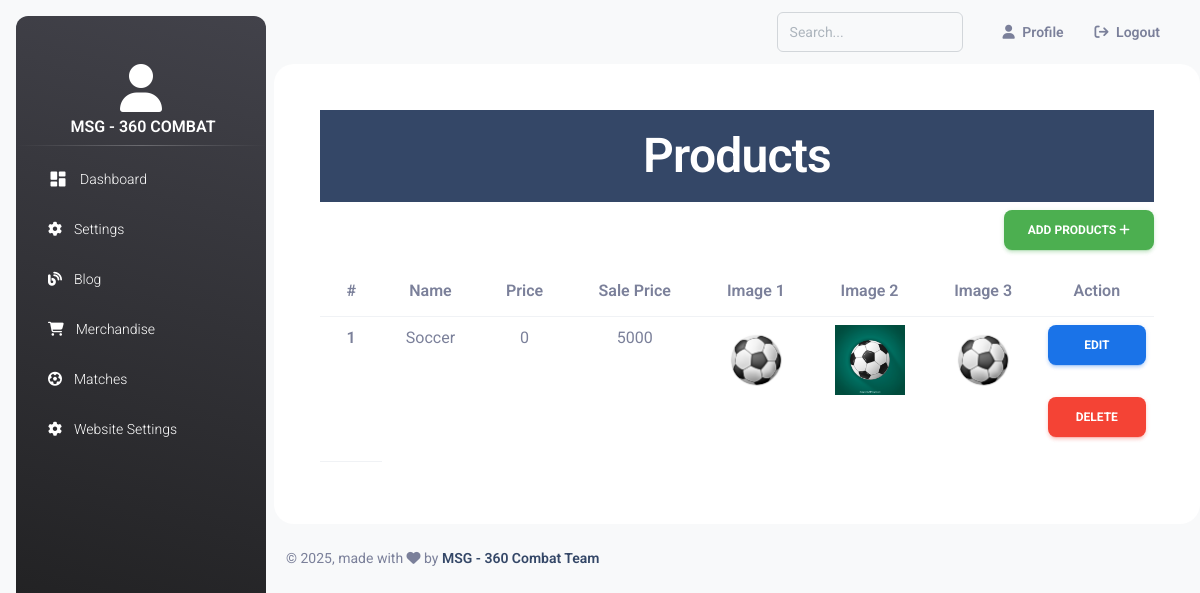
Screenshot of /admin/index.php?view_merch (signed in) with the database file from the repository.
### tables this page shows
CREATE TABLE `users` (
  `id` int(11) NOT NULL,
  `fullname` varchar(255) NOT NULL,
  `email` varchar(255) NOT NULL,
  `username` varchar(255) NOT NULL,
  `password` varchar(255) NOT NULL,
  `contact` varchar(255) NOT NULL,
  `date_created` datetime NOT NULL DEFAULT current_timestamp() ON UPDATE current_timestamp(),
  `status` int(11) NOT NULL,
  `role` int(11) NOT NULL
);

CREATE TABLE `merchandise` (
  `merchandise_id` int(11) NOT NULL,
  `p_cat_id` int(11) NOT NULL,
  `name` varchar(255) NOT NULL,
  `description` text NOT NULL,
  `mrp` varchar(255) NOT NULL,
  `price` varchar(255) NOT NULL,
  `image_1` varchar(255) NOT NULL,
  `image_2` varchar(255) NOT NULL,
  `image_3` varchar(255) NOT NULL,
  `sale_status` int(11) NOT NULL,
  `p_status` int(11) NOT NULL,
  `date` datetime NOT NULL DEFAULT current_timestamp() ON UPDATE current_timestamp()
);

### admin/view_merch.php (the view, shortened to what this page needs)
<?php
if(isset($_GET['type']) && $_GET['type']=="edit" && isset($_GET['id'])){
    $id = $_GET['id'];
    $select = mysqli_query($con,"SELECT * FROM `merchandise` WHERE `merchandise_id`='$id'");
    $row_edit = mysqli_fetch_assoc($select);
    $status = '';
    if($row_edit['p_status'] ==="1"){
$status = '
<select name="p_status" class="form-control" id="">
<option value="1" selected >Active</option>
<option value="1" >DeActive</option>
    </select>
';
    }elseif($row_edit['p_status']==="0"){
        $status = '
        <select name="p_status" class="form-control" id="">
        <option value="1"  >Active</option>
        <option value="1" selected >DeActive</option>
            </select>
        ';
    }else{
        $status = '';
    }
    if($row_edit['sale_status'] ==="1"){
        $s_status = '
        <select name="s_status" class="form-control" id="">
        <option value="1" selected >Active</option>
        <option value="1" >DeActive</option>
            </select>
        ';
            }elseif($row_edit['sale_status']==="0"){
                $s_status = '
                <select name="s_status" class="form-control" id="">
                <option value="1"  >Active</option>
                <option value="1" selected >DeActive</option>
                    </select>
                ';
            }else{
                $s_status = '';
            }
    ?>
<div class="container-fluid" style="background-color:white; color:black; border-radius:20px; padding:5%;">
<h1 class="text-center text-white">Edit Product</h1><a href="index.php?view_merch" class="btn btn-success" style="float:right;">View Products  <i class="fa-solid fa-eye"></i></a>
<br>
<form action="includes/function.php" method="post" enctype="multipart/form-data">
<input type="hidden" value="<?php echo $id ?>" name="id">
<div class="row">
  <div class="col mt-2">
    <label for="" class="form-label">Product Name</label>
    <input type="text" value="<?php echo $row_edit['name'] ?>" style="background:white;" class="form-control" name="p_name" required placeholder="Merch Name">
  </div>
  <div class="col mt-2">
  <label for="" class="form-label ">Product Price</label>
  <input type="number" value="<?php echo $row_edit['price'] ?>" style="background:white;" name="p_price" class="form-control" required placeholder="price">
  </div>
</div>
<div class="row">
    <div class="col mt-2">
    <label for="" class="form-label">Product Description</label>
<textarea style="background:white;" class="form-control w-100" name="des" id="" cols="30" placeholder="Type here Description" rows="10"><?php echo $row_edit['description'] ?></textarea>
    </div>
</div>
<div class="row">
    <div class="col mt-2">
    <label for="" class="form-label">Product Sale Price (Optional)</label>
    <input style="background:white;" value="<?php echo $row_edit['mrp'] ?>" type="number" class="form-control w-100" name="mrp_price" value="0" placeholder="Merch Name">
    </div>
    <div class="col mt-2">
    <label for="" class="form-label">Sale price Status</label>
    <?php echo $s_status; ?>
    </div>
    <div class="col mt-2">
    <label for="" class="form-label">Product Status</label>
  <?php echo $status ?>
    </div>
</div>
<div class="row">
    <div class="col mt-2">
    <label for="" class="form-label">Product Image 1</label>
    <input type="file" value="<?php echo $row_edit['image_1'] ?>" name="pic1" class="form-control" >
    <img src="../require/images/<?php echo $row_edit['image_1'] ?>" width="100%" height="200px" alt="">
    </div>
    <div class="col mt-2">
    <label for="" class="form-label">Product Image 2</label>
    <input type="file" value="<?php echo $row_edit['image_2'] ?>" name="pic2" class="form-control"  >
    <img src="../require/images/<?php echo $row_edit['image_2'] ?>" width="100%" height="200px" alt="">
    </div>
    <div class="col mt-2">
    <label for="" class="form-label">Product Image 3</label>
    <input type="file" value="<?php echo $row_edit['image_3'] ?>" name="pic3" class="form-control"  >
    <img src="../require/images/<?php echo $row_edit['image_3'] ?>" width="100%" height="200px" alt="">
    </div>
</div>
<div class="row">
    <div class="col-12">
        <button type="submit" name="update_pro" class="btn btn-info mt-4 p-2 w-100">Update Product</button>
    </div>
</div>
</form>
</div>
<?php
}
else{
?>
<div class="container-fluid" style="background:white;border-radius:20px;padding:5%;">
<h1 class="text-center bg-dark w-100 p-3 text-white">Products</h1><a href="index.php?add_merch" class="btn btn-success" style="float:right;">Add Products  <i class="fa-solid fa-plus"></i></a>
<table class="table-responsive table text-center w-100 " bordered style="background:white;">
  <thead>
    <tr>
      <th scope="col">#</th>
      <th scope="col">Name</th>
      <th scope="col">Price</th>
      <th scope="col">Sale Price</th>
      <th scope="col">Image 1</th>
      <th scope="col">Image 2</th>
      <th scope="col">Image 3</th>
      <th scope="col">Action</th>
    </tr>
  </thead>
  <tbody>
    <?php
    $i = 1;
    $select = mysqli_query($con,"SELECT * FROM `merchandise`");
    if(mysqli_num_rows($select) > 0 ){
while ($row_p = mysqli_fetch_assoc($select)) {
    ?>
<tr>
    <th scope="row"><?php echo $i; ?></th>
    <td><?php echo $row_p['name']; ?></td>
    <td><?php echo $row_p['mrp']; ?></td>
    <td><?php echo $row_p['price']; ?></td>
    <td><img src="../require/images/<?php echo $row_p['image_1']; ?>" width="70px" height="70px" alt=""></td>
    <td><img src="../require/images/<?php echo $row_p['image_2']; ?>" width="70px" height="70px" alt=""></td>
    <td><img src="../require/images/<?php echo $row_p['image_3']; ?>" width="70px" height="70px" alt=""></td>
    <td><a class="btn btn-info w-100" href="index.php?view_merch&type=edit&id=<?php echo $row_p['merchandise_id'] ?>">Edit</a>
<br>
    <a class="btn btn-danger mt-3 w-100" href="index.php?view_merch&type=delete&id=<?php echo $row_p['merchandise_id'] ?>">Delete</a>
</td>
  </tr>
<?php
}$i++;
    }else{
        echo'<tr class="text-center mt-4" ><td colspan="7" class="text-center mt-2">No record found</td></tr>';
    }
    ?>
  </tbody>
</table>
</div>
<?php
}
?>

### admin/includes/header.php (shortened to what this page needs)
<?php
$admin = $_SESSION['admin'] || $_SESSION['user'];
$select_admin  = mysqli_query($con, "SELECT * FROM `users` WHERE `id`='$admin'");
$row_user = mysqli_fetch_assoc($select_admin);
?>
<!DOCTYPE html>
<html lang="en">
<head>
  <link href="https://cdn.jsdelivr.net/npm/bootstrap@5.1.3/dist/css/bootstrap.min.css" rel="stylesheet">
  <link rel="stylesheet" href="https://cdnjs.cloudflare.com/ajax/libs/font-awesome/6.4.2/css/all.min.css" />
  <link href="includes/assets/css/nucleo-icons.css" rel="stylesheet" />
  <link href="includes/assets/css/nucleo-svg.css" rel="stylesheet" />
  <link id="pagestyle" href="includes/assets/css/material-dashboard.css?v=3.1.0" rel="stylesheet" />
</head>
<body class="g-sidenav-show  bg-gray-100">
  <aside class="sidenav navbar navbar-vertical navbar-expand-xs border-0 border-radius-xl my-3 fixed-start ms-3   bg-gradient-dark" id="sidenav-main">
    <div class="sidenav-header">
      <center> <i class="fa-solid fa-3x text-center mt-5  fa-user text-white"></i>
        <p class="ms-1 font-weight-bold text-white text-center text-uppercase"><?= $row_user['fullname'] ?></p>
      </center>
    </div>
    <br><br>
    <hr class="horizontal light mt-0 mb-2">
    <div class="collapse navbar-collapse  w-auto " id="sidenav-collapse-main">
      <ul class="navbar-nav">
        <li class="nav-item">
          <a class="nav-link text-white " href="index.php?dashboard">
            <div class="text-white text-center me-2 d-flex align-items-center justify-content-center">
              <i class="material-icons opacity-10">dashboard</i>
            </div>
            <span class="nav-link-text ms-1">Dashboard</span>
          </a>
        </li>
        <li class="nav-item">
          <a class="nav-link text-white " href="index.php?settings&type=password">
            <div class="text-white text-center me-2 d-flex align-items-center justify-content-center">
              <i class="fa-solid  fa-gear"></i>
            </div>
            <span class="nav-link-text ms-1">Settings</span>
          </a>
        </li>
        <li class="nav-item">
          <a class="nav-link text-white " href="index.php?blog&type=view">
            <div class="text-white text-center me-2 d-flex align-items-center justify-content-center">
              <i class="fa-solid  fa-blog"></i>
            </div>
            <span class="nav-link-text ms-1">Blog</span>
          </a>
        </li>
        <li class="nav-item">
          <a class="nav-link text-white " href="index.php?view_merch">
            <div class="text-white text-center me-2 d-flex align-items-center justify-content-center">
              <i class="fa-solid  fa-shopping-cart"></i>
            </div>
            <span class="nav-link-text ms-1">Merchandise</span>
          </a>
        </li>
        <li class="nav-item">
          <a class="nav-link text-white " href="index.php?match&type=view_match">
            <div class="text-white text-center me-2 d-flex align-items-center justify-content-center">
              <i class="fa-solid  fa-futbol"></i>
            </div>
            <span class="nav-link-text ms-1">Matches</span>
          </a>
        </li>
        <li class="nav-item">
          <a class="nav-link text-white " href="index.php?settings&type=edit">
            <div class="text-white text-center me-2 d-flex align-items-center justify-content-center">
              <i class="fa-solid  fa-gear"></i>
            </div>
            <span class="nav-link-text ms-1">Website Settings</span>
          </a>
        </li>
      </ul>
    </div>
  </aside>
  <main class="main-content border-radius-lg ">
    <nav class="navbar navbar-main navbar-expand-lg px-0 mx-4 shadow-none border-radius-xl" id="navbarBlur" data-scroll="true">
      <div class="container-fluid py-1 px-3">
        <div class="collapse navbar-collapse mt-sm-0 mt-2 me-md-0 me-sm-4" id="navbar">
          <div class="ms-md-auto pe-md-3 d-flex align-items-center">
            <div class="input-group input-group-outline">
              <label class="form-label"></label>
              <input id="search" type="text" placeholder="Search..." class="form-control">
            </div>
          </div>
          <ul class="navbar-nav  justify-content-end">
            <li class="nav-item d-flex align-items-center px-4">
              <a href="index.php?profile" class="nav-link text-body font-weight-bold px-0">
                <i class="fa fa-user me-sm-1"></i>
                <span class="d-sm-inline d-none">Profile</span>
              </a>
            </li>
            <li class="nav-item d-flex align-items-center">
              <a href="index.php?logout" class="nav-link text-body font-weight-bold px-0">
                &nbsp; <i class="fa fa-arrow-right-from-bracket me-sm-1"></i>
                <span class="d-sm-inline d-none">Logout</span>
              </a>
            </li>
          </ul>
        </div>
      </div>
    </nav>

### admin/view_merch.php (style rules this page uses)
.form-control { border:1px solid grey; }

### rows the page displays
users: fullname "MSG - 360 COMBAT"
merchandise: i "1", name "Soccer", mrp "0", price "5000", image_1 (picture), image_2 (picture), image_3 (picture)
